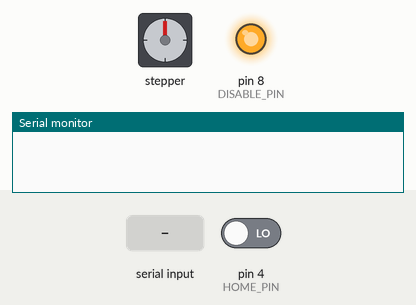
The program below on a simulated Arduino Nano, built with avr-gcc and run on an emulated ATmega328P. Shown: stepper motor, output pins drawn as LEDs (lit = HIGH), the last lines printed to the serial monitor. Inputs (shaded band) come from the test bench; at power-on: pin 4 (HOME_PIN) LOW. Stepper angles assume 200 steps per turn.

Above: at 1.2 s.
1.3 s: "g90\n" received over Serial
At 1.46 s:
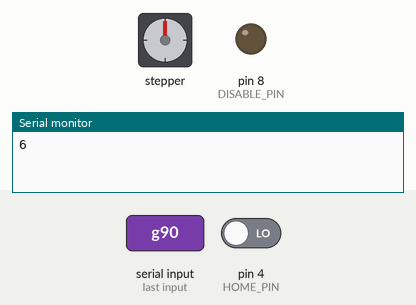
4.3 s: "q" received over Serial
7.3 s: "o" received over Serial
At 7.47 s:
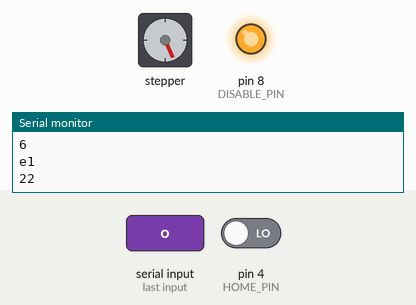
10.3 s: "p" received over Serial
13.3 s: "h" received over Serial
At 14.2 s:
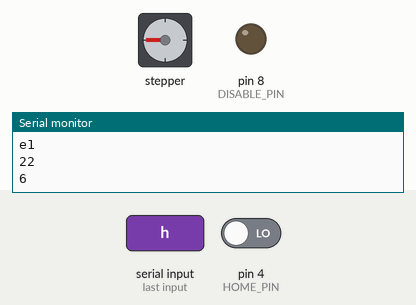
Timing chart, 0 to 69.8 s (numbered marks = the images above; inputs shaded):
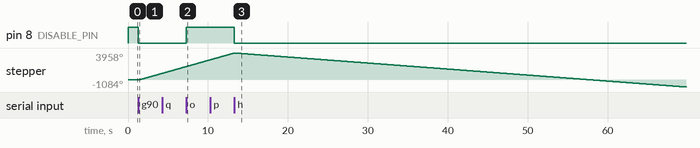

The program:

main.cpp
```cpp
/*    Serial motor controller.
//    This code functions to turn your arduino into a simple serial controlled
//    stepper motor controller for NN sample rotator.
//
//    Created by HTNL@novonordisk.com
*/

#include <AccelStepper.h>
#include <Arduino.h>
#include <Wire.h>
#include <stdint.h>
//#include <stdlib.h>

#define STEP_PIN 3
#define DIR_PIN 7
#define DISABLE_PIN 8
#define HOME_PIN 4
#define BUF_LEN 9
#define RATIO (28 / 12.0)
#define STEPPRREVOLUTION 200
#define MAXACCELERATION 2000
#define MAXRPM 60
#define TICKTIME 250
#define TICKS2S (1000. / TICKTIME)

long int destinationStep;
unsigned long int destinationTimeS = 600;
unsigned long int consumedTime = 0;

int program = 0;  // selected program ToDo
enum State {
    err = -1,
    done,
    run,
    stopped,
    inject,
    home,
};
State state = stopped;  // state of our driver.

AccelStepper stepper(AccelStepper::DRIVER, STEP_PIN, DIR_PIN);  // step pin

int rpm2sps(float r) { return (r * STEPPRREVOLUTION * RATIO) / 60.0; }

void homeing() {
    // rotate fast til senseor detect
    stepper.setSpeed(500);
    while (digitalRead(HOME_PIN) == HIGH) {
        stepper.runSpeed();
    }
    stepper.stop();
    // back off sensor
    stepper.setSpeed(-50);
    while (digitalRead(HOME_PIN) == LOW) {
        stepper.runSpeed();
    }
    stepper.stop();
    // approach sensor again but slow
    stepper.setSpeed(10);
    while (digitalRead(HOME_PIN) == HIGH) {
        stepper.runSpeed();
    }
    stepper.stop();
    // reset position
    stepper.setCurrentPosition(0);
}

void goHome() {
    stepper.stop();
    long pos = stepper.currentPosition();
    long target = stepper.targetPosition();
    if (target > pos) {
        target += target % int(STEPPRREVOLUTION * RATIO);
    } else if (target < pos) {
        target -= target % int(STEPPRREVOLUTION * RATIO);
    }
    stepper.moveTo(target);
}

void goInject() {
    homeing();                                                 // make sure we are where we think we are
    stepper.runToNewPosition((STEPPRREVOLUTION / 2) * RATIO);  // blocking - turn 180 degrees
}

void respond(int val) {
    switch (val) {
        case 1:  // consumed Time
            Serial.print('c');
            Serial.println(consumedTime);
            break;
        case 2:
            Serial.print('t');
            Serial.println(destinationTimeS);
            break;
        case 3:
            Serial.print('p');
            Serial.println(program);
            break;
        default:
            char buff[10];
            buff[0] = 'e';
            itoa(state, &buff[1], 10);
            Serial.println(buff);
            break;
    }
}
void readSerial() {
    static char sdata[BUF_LEN];
    int bytesReceived;
    int val = 0;
    bool ok = true;

    bytesReceived = Serial.readBytesUntil('\0', sdata, BUF_LEN);
    sdata[bytesReceived] = '\0';  // Null terminate the string.
    val = atoi(&sdata[1]);

    switch (sdata[0]) {
        case 'r':  // rpm
            if (val <= MAXRPM && val > 0) {
                stepper.setMaxSpeed(rpm2sps(val));
            } else {
                ok = false;
            }
            break;
        case 'a':  // acceleration
            if (val <= MAXACCELERATION && val > 0) {
                stepper.setAcceleration(val);
            } else {
                ok = false;
            }
            break;
        case 't':  // time in seconds - cannot be negative
            if (val > 0) {
                destinationTimeS = max(0, val);
            } else {
                ok = false;
            }
            break;
        case 's':  // STOP
            goHome();
            state = stopped;
            break;
        case 'g':  // Go
            digitalWrite(DISABLE_PIN,LOW);
            consumedTime = 0;
            if (val < 0) {
                stepper.moveTo(-100000000);
            } else {
                stepper.moveTo(100000000);
            }
            state = run;
            break;
        case 'p':  // Program select ToDo
            program = val;
            break;
        case 'h':  // Home
            digitalWrite(DISABLE_PIN, LOW);
            homeing();
            state = home;
            break;
        case 'i':  // injection position
            digitalWrite(DISABLE_PIN, LOW);
            goInject();
            state = inject;
            break;
        case 'q':  // Question the state
            respond(val);
            return;  // return early and skip the ack msg.
        case 'o' : // off
            digitalWrite(DISABLE_PIN, HIGH);
        default:
            ok = false;
            break;
    }

    // send ack/nak back to master
    Serial.println(ok ? 6 : 22);
}

unsigned long lastTick = 0;
int tickCounter = 0;

void ticker() {
    unsigned long now = millis();

    if (now > lastTick + TICKTIME) {
        if (tickCounter >= TICKS2S && state == run) {  // if a second has passed
            consumedTime++;
            tickCounter = 0;
            if (consumedTime >= destinationTimeS) {
                goHome();
                state = done;
            }
        }

        tickCounter++;
        lastTick = now;
    }
}

void setup() {
    pinMode(DISABLE_PIN,OUTPUT);
    digitalWrite(DISABLE_PIN,HIGH);

    // Open serial communications and wait for port to open:
    Serial.begin(115200);
    while (!Serial) {
        ;  // wait for serial port to connect. Needed for native USB port only
    }
    Serial.setTimeout(10);  // maximum time to wait for data is 1ms

    //attachInterrupt(digitalPinToInterrupt(2), readSerial, RISING);

    // set some sane defaults
    stepper.setMaxSpeed(rpm2sps(25));
    stepper.setAcceleration(400);
}

void loop() {
    ticker();
    stepper.run();
    if (Serial.available()) {
        readSerial();
    }
}
```

Measured:
- after the input at 1.3 s, pin 8 (DISABLE_PIN): HIGH → LOW at once; stepper: keeps turning clockwise at about 316°/s, starting at once
- after the input at 7.3 s, pin 8 (DISABLE_PIN): LOW → HIGH at once
- after the input at 13.3 s, pin 8 (DISABLE_PIN): HIGH → LOW at once
